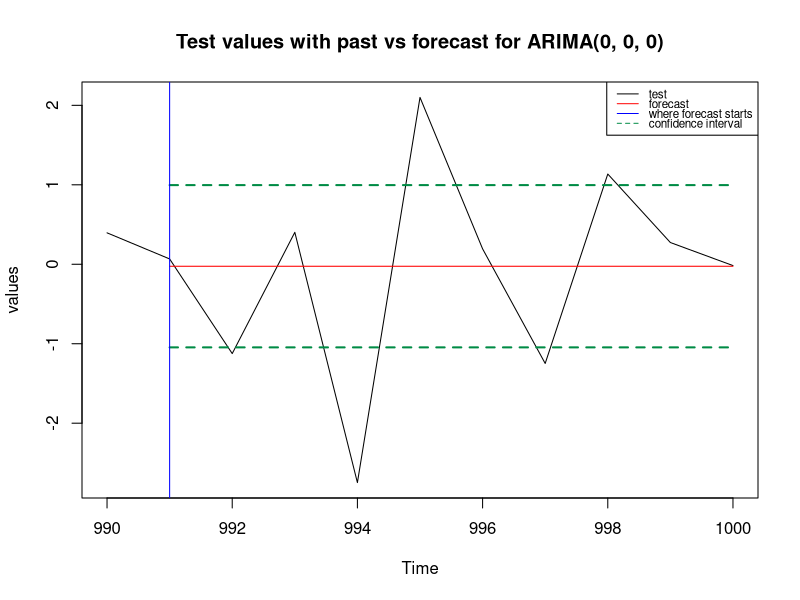
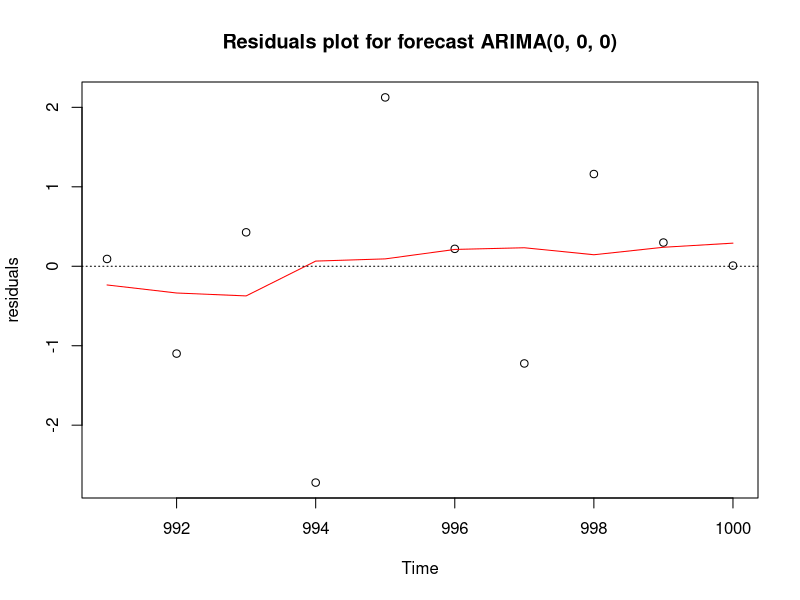
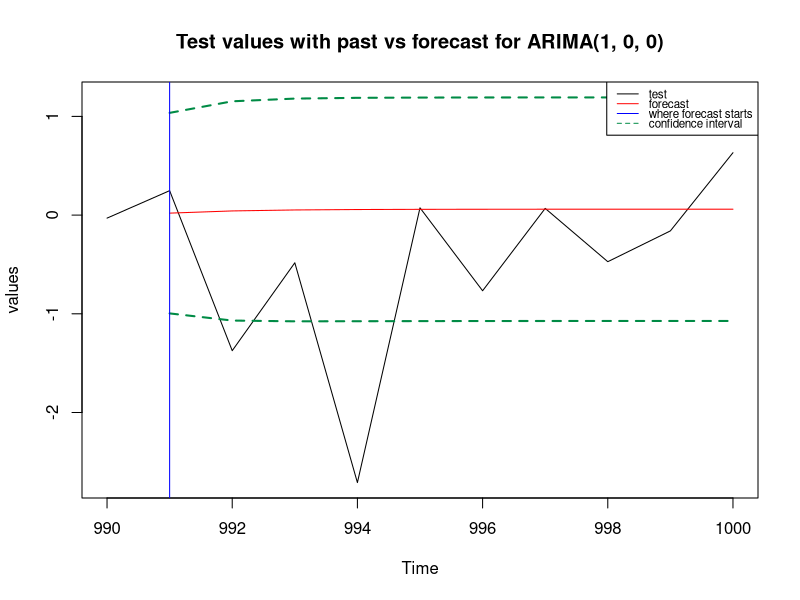
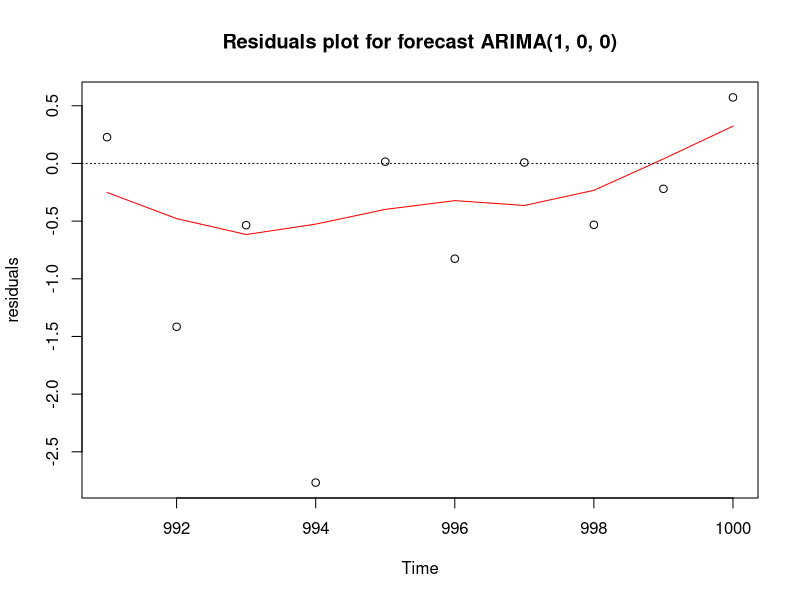
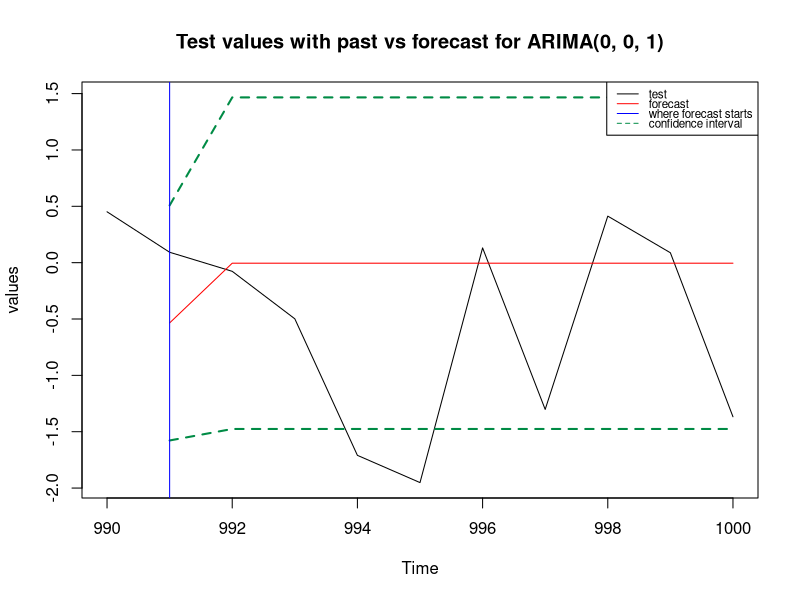
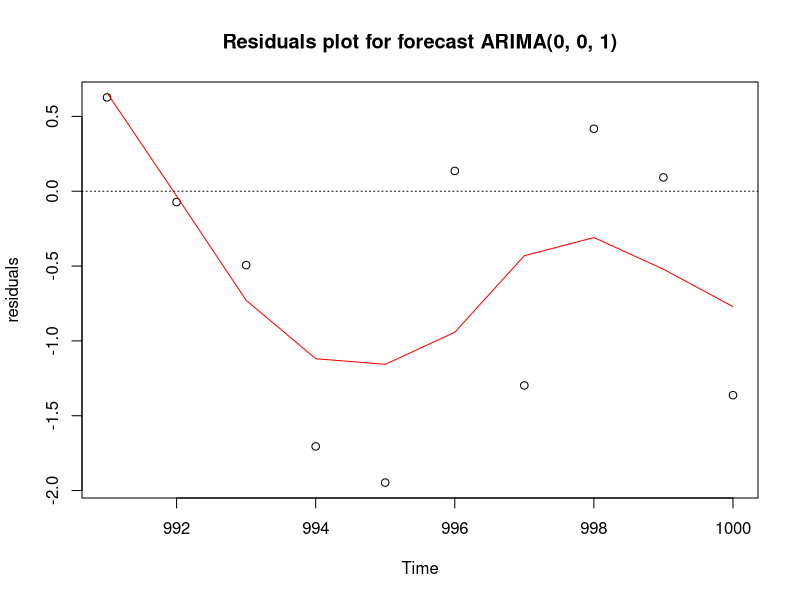
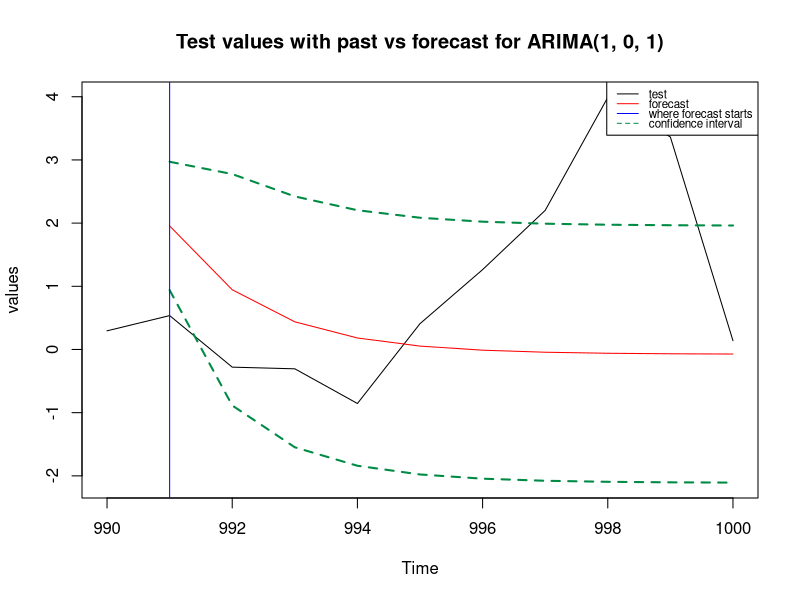
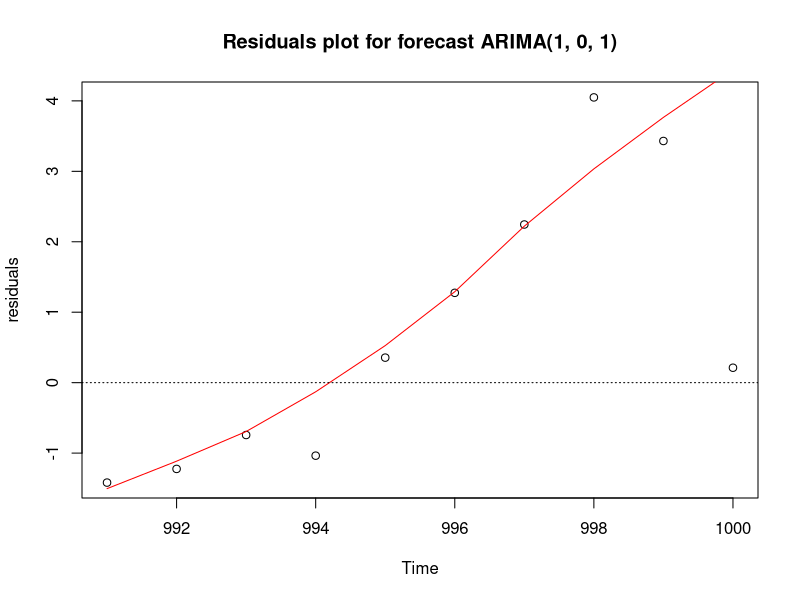

R code for these plots, in order:

# Simulate the process with given parametsrs
# Predictcs the given number of units forward
# Plots both history, real furture and predicted future. 
basic_forecast <- function(p = 0, # AR order
                           d = 0, # Integration order
                           q = 0, # MA order
                           theta = NULL, # scalar or vector
                           phi = NULL, # scalar or vector
                           n = 100, # total size for simulation
                           train_lenght = 80) # length of training part
{
  # remove all the previous plots
  graphics.off()
  
  # Simulate the whole vector of train and test together
  sim <- arima.sim(model = list(order = c(p, d, q), ar = phi, ma = theta),
                   n = n)
  # Split the whole array into train and test parts
  train_sim <- ts(sim[1:train_lenght])
  test_sim <- ts(sim[train_lenght:n], start = train_lenght)
  
  # Estimate the ARIMA coefficients and pack them into a model. 
  arima_fit <- arima(train_sim, order = c(p, d, q))
  
  # By the estimated model, predict the future of size n - train_lenght
  arima_predict <- predict(arima_fit, n.ahead = n - train_lenght)
  # Extract the predicted values
  predicted <- arima_predict$pred
  # Extract the standard errors
  standard_err <- arima_predict$se
  
  # plot forecast with past and confidence interval
  upper <- predicted + standard_err
  lower <- predicted - standard_err
  arima_title_prefix = 'Test values with past vs forecast for'
  arima_title_suffix <- paste0('ARIMA(', p, ', ', d, ', ', q, ')')
  
  plot(test_sim, type = 'l', ylab = 'values',
       main = paste(arima_title_prefix, arima_title_suffix),
       ylim = c(min(test_sim, predicted, lower), max(test_sim, predicted, upper)))
  lines(predicted, col = 'red')
  lines(upper, lty = 'dashed', lwd = 2, col = 'springgreen4')
  lines(lower, lty = 'dashed', lwd = 2, col = 'springgreen4')
  abline(v = start(predicted)[1], col = 'blue')
  legend("topright",
         legend = c('test', 'forecast', 'where forecast starts',
                    'confidence interval'),
         col = c('black', 'red', 'blue', 'springgreen4'), lty = c(rep(1, 3), 2),
         y.intersp = .7, cex = .7)
  
  # plot residuals for forecast
  resid_forecast <- test_sim[2:length(test_sim)] - predicted
  plot(resid_forecast, type = 'p', ylab = 'residuals',
       main = paste('Residuals plot for forecast', arima_title_suffix))
  lines(lowess(resid_forecast), col = 'red')
  abline(h = 0, lty = 3)
}

# White noise
basic_forecast (p = 0,
               d = 0,
               q = 0,
               theta = NULL,
               phi = NULL,
               n = 1000,
               train_lenght = 990)

basic_forecast (p = 1,
                d = 0,
                q = 0,
                theta = NULL,
                phi = 1/2,
                n = 1000,
                train_lenght = 990)

basic_forecast (p = 0,
                d = 0,
                q = 1,
                theta = 1,
                phi = NULL,
                n = 1000,
                train_lenght = 990)

# ARMA(1, 1)
basic_forecast (p = 1,
                d = 0,
                q = 1,
                theta = 1,
                phi = 1/2,
                n = 1000,
                train_lenght = 990)


# ARIMA(1, 0, 1), 
basic_forecast (p = 1,
                d = 0,
                q = 1,
                theta = 1,
                phi = -1/2,
                n = 1000,
                train_lenght = 800)


# ARIMA(5, 0, 5), 
basic_forecast (p = 5,
                d = 0,
                q = 5,
                theta = c(1, 1, 1, 1, 1),
                phi = c(-1/2, -1/2, -1/2, -1/2, -1/2),
                n = 1000,
                train_lenght = 800)

# ARIMA(0, 1, 0), random walk
basic_forecast (p = 1,
                d = 1,
                q = 1,
                theta = 0,
                phi = 0,
                n = 1000,
                train_lenght = 800)

# ARIMA(1, 1, 1), 
basic_forecast (p = 1,
                d = 1,
                q = 1,
                theta = 1,
                phi = 1/2,
                n = 1000,
                train_lenght = 800)



x <- arima.sim(list(order = c(1, 0, 0), ar = .8), n = 30)
fit_ols <- ar.yw(x, order.max = 1)
fit_ols
predict(fit_ols, n.ahead = 5)

